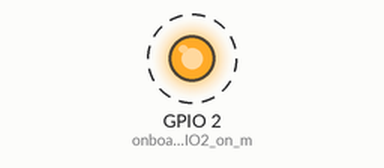
This sketch was run on a simulated ESP32. Parts: output pins drawn as LEDs (lit = HIGH). Dashed ring = blinking. What the sketch prints to the serial monitor is not drawn.

Above: at 0.2 s.
Timing chart, 0 to 3.0 s (numbered marks = the images above):
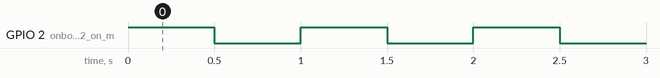

Measured:
- by itself, GPIO 2 (onboard_LED_is_GPIO2_on_m): alternates HIGH for 0.50 s and LOW for 0.50 s

The sketch:

01_blink.ino
```cpp
// TEST 1: Blink. Proves the board, cable, driver, and IDE all work.
// Expect: the small blue LED on the ESP32 board blinks once per second,
// and the Serial Monitor (115200 baud) prints a counter.
int n = 0;
void setup() {
  Serial.begin(115200);
  pinMode(2, OUTPUT);   // onboard LED is GPIO2 on most DevKit v1 boards
}
void loop() {
  digitalWrite(2, HIGH); delay(500);
  digitalWrite(2, LOW);  delay(500);
  Serial.print("alive "); Serial.println(n++);
}
```
